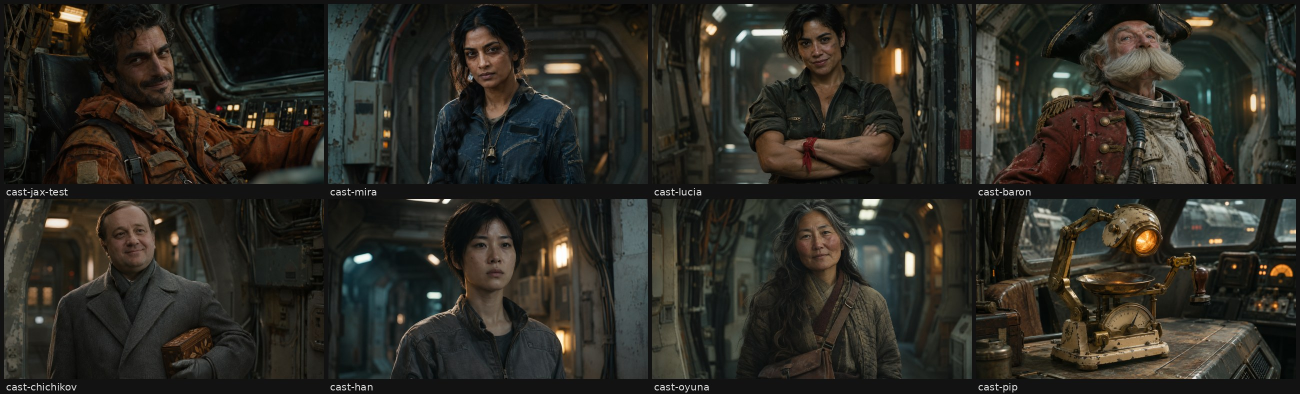
#> input picture samples/look-codex/cast-sheet.jpg, 2600 x 788 px (shown at 1/2 size)
$ python -i real_sheets.py   (imports and definitions only)
#> lines starting #> are read from the running program, lines starting #| are printed output that depends on the picture
#> further down, picture is the input picture: PIL image 2600x788 RGB; mean R, G, B 45.3, 43.5, 36.6
#!/usr/bin/env python3
"""Photoreal round: 'filmify' raw generations (de-gloss + shared grade + grain) and build sheets.
Usage: real_sheets.py SCRATCH_REAL_DIR OUT_DIR  (edit CAST / SETS below to choose takes)"""
import os, sys
import numpy as np, cv2
from PIL import Image, ImageDraw, ImageFont

SRC, OUT = sys.argv[1], sys.argv[2]
F = ImageFont.truetype("/usr/share/fonts/opentype/inter/Inter-Bold.otf", 22)
FS = ImageFont.truetype("/usr/share/fonts/opentype/inter/Inter-Medium.otf", 18)
RNG = np.random.default_rng(3)


def filmify(img, grain=0.022, desat=0.88, soften=0.6):
    """Take the 'AI gloss' off: soften micro-contrast, desaturate a touch, lift blacks, halation, grain."""
#> called with grain = 0.022, desat = 0.88, soften = 0.6
    x = np.asarray(img.convert("RGB"), np.float32) / 255
    h, w = x.shape[:2]
#> h = 788; w = 2600
    x = cv2.GaussianBlur(x, (0, 0), soften) * 0.6 + x * 0.4
    g = (x @ np.float32([0.2126, 0.7152, 0.0722]))[..., None]
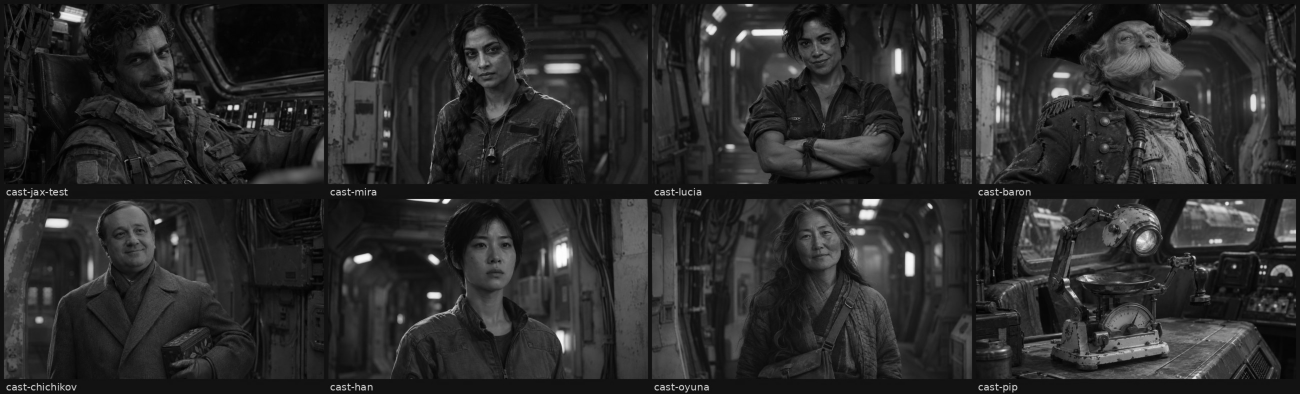
#> g: shape (788, 2600, 1) float32 (shown at 1/2 size); min 0.00241, max 0.997, mean 0.17
    x = g + (x - g) * desat
    x = 0.025 + x * 0.96                                       # milky film black
    hi = np.clip(g - 0.7, 0, 1) * 3
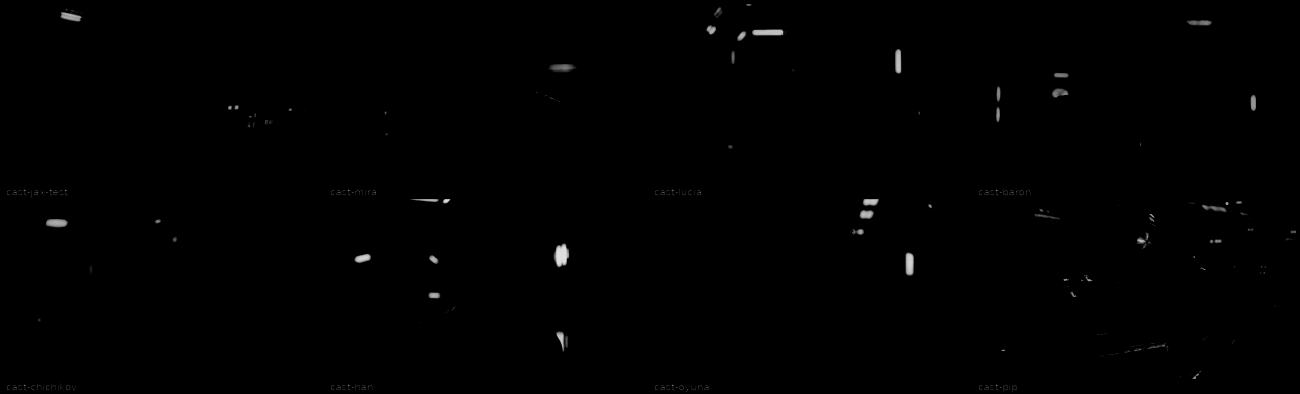
#> hi: shape (788, 2600, 1) float32 (shown at 1/2 size); min 0, max 0.892, mean 0.00337
    x = x + cv2.GaussianBlur(hi * x, (0, 0), w / 120) * np.float32([1, .55, .35]) * 0.35
    n = RNG.standard_normal((h * 2 // 3, w * 2 // 3, 3)).astype(np.float32)
    n = cv2.resize(n, (w, h)) * np.float32([0.8, 1, 1.2])
    x = x + n * grain * (0.4 + 0.6 * np.clip(1 - np.abs(g - 0.45) * 1.8, 0, 1))
    return Image.fromarray((np.clip(x, 0, 1) * 255 + .5).astype(np.uint8))


def sheet(cells, cell_h, title, out, cols, q=86):
    ims = [(im.resize((int(im.width * cell_h / im.height), cell_h), Image.LANCZOS), lab) for im, lab in cells]
    cw = max(i.width for i, _ in ims)
    rows = (len(ims) + cols - 1) // cols
    c = Image.new("RGB", (12 + cols * (cw + 12), 56 + rows * (cell_h + 40)), (10, 12, 16))
    d = ImageDraw.Draw(c); d.text((14, 16), title, font=F, fill=(230, 200, 150))
    for i, (im, lab) in enumerate(ims):
        x, y = 12 + (i % cols) * (cw + 12), 56 + (i // cols) * (cell_h + 40)
        c.paste(im, (x, y)); d.text((x + 4, y + cell_h + 8), lab, font=FS, fill=(220, 220, 220))
    c.save(os.path.join(OUT, out), quality=q); print(out, c.size, os.path.getsize(os.path.join(OUT, out)) // 1024, "KB")


def src(p):
    return Image.open(os.path.join(SRC, p)).convert("RGB")


# [11 lines not run here, left out]

>>> from PIL import Image
>>> picture = Image.open('../../../samples/look-codex/cast-sheet.jpg')
>>> result = filmify(picture)

$ run again, on samples/look-codex/cast-oyuna.jpg
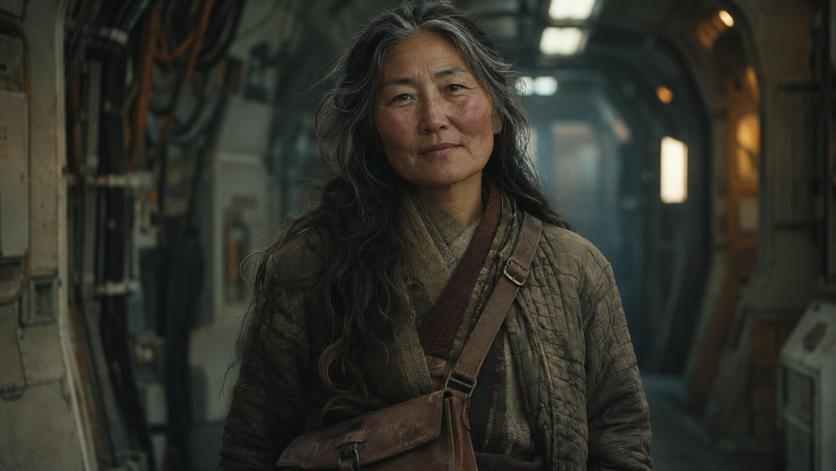
#> input picture samples/look-codex/cast-oyuna.jpg, 1672 x 941 px (shown at 1/2 size)
#> picture is the input picture: PIL image 1672x941 RGB; mean R, G, B 49, 48.8, 40.9
#> in filmify, `hi = np.clip(g - 0.7, 0, 1) * 3`:
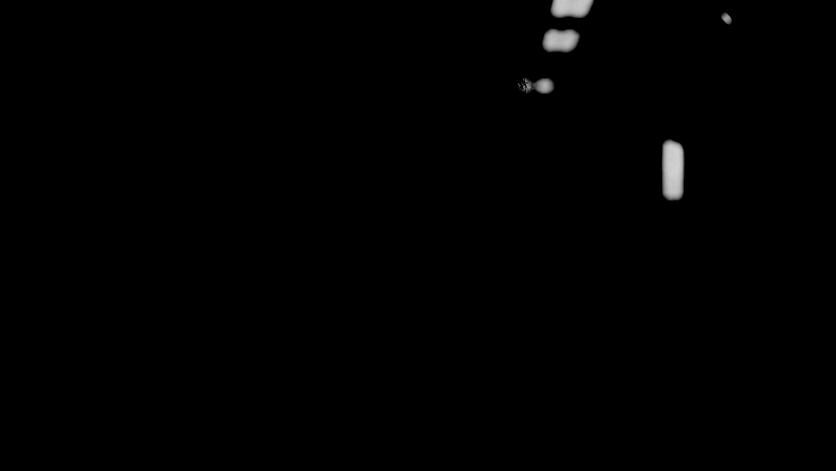
#> hi: shape (941, 1672, 1) float32 (shown at 1/2 size); min 0, max 0.834, mean 0.00467
#> in filmify, `x = x + cv2.GaussianBlur(hi * x, (0, 0), w / 120) * np.float32([1, .55..`:
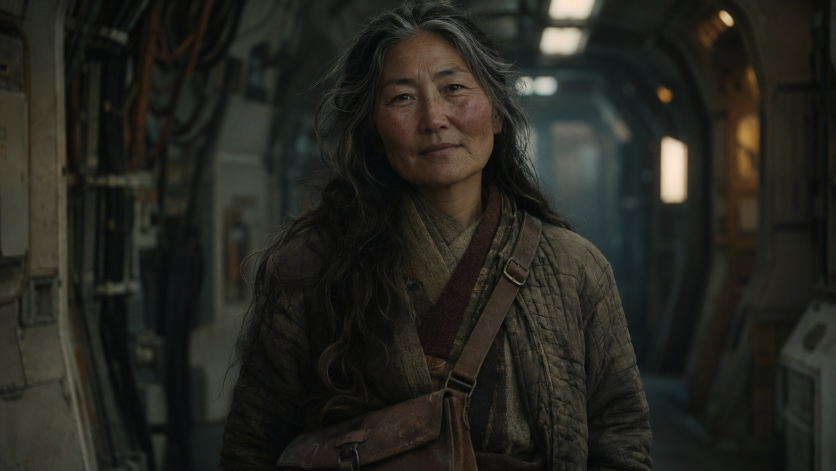
#> x: shape (941, 1672, 3) float32 (shown at 1/2 size); mean R, G, B 0.211, 0.209, 0.183; drawn with min black and max white
